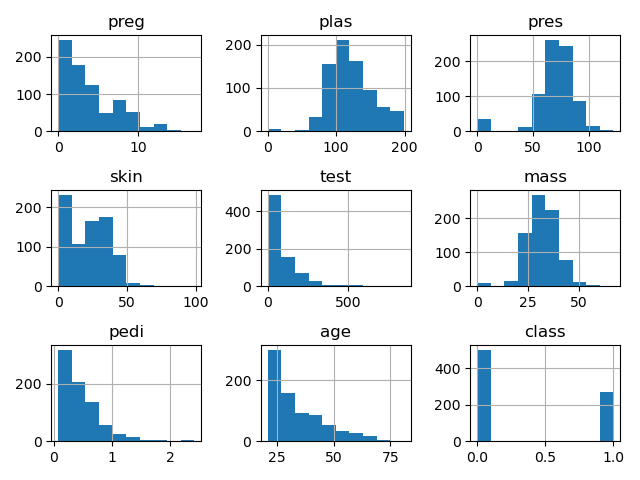

Generate this figure with Python:
from matplotlib import pyplot as plt

import matplotlib.pyplot as plt
import pandas
filename = 'C:\\IITK\\temp\\indians-diabetes.data.csv.csv'
hnames = ['preg','plas','pres','skin','test','mass','pedi','age','class']
df = pandas.read_csv(filename,names = hnames)
print(df)
df.hist()
plt.tight_layout()
plt.show()


#A.2)-Example

from matplotlib import pyplot as plt
import pandas
filename = 'indians-diabetes.data.csv.csv'

headingnames =['preg', 'plas', 'pres', 'skin', 'test', 'mass', 'pedi', 'age', 'class']
dataframe = pandas.read_csv(filename, names=headingnames)

#it will give wave type o/p ===9 grids
dataframe.plot(kind='density', subplots=True, layout=(3,3), sharex=False)
plt.show()
